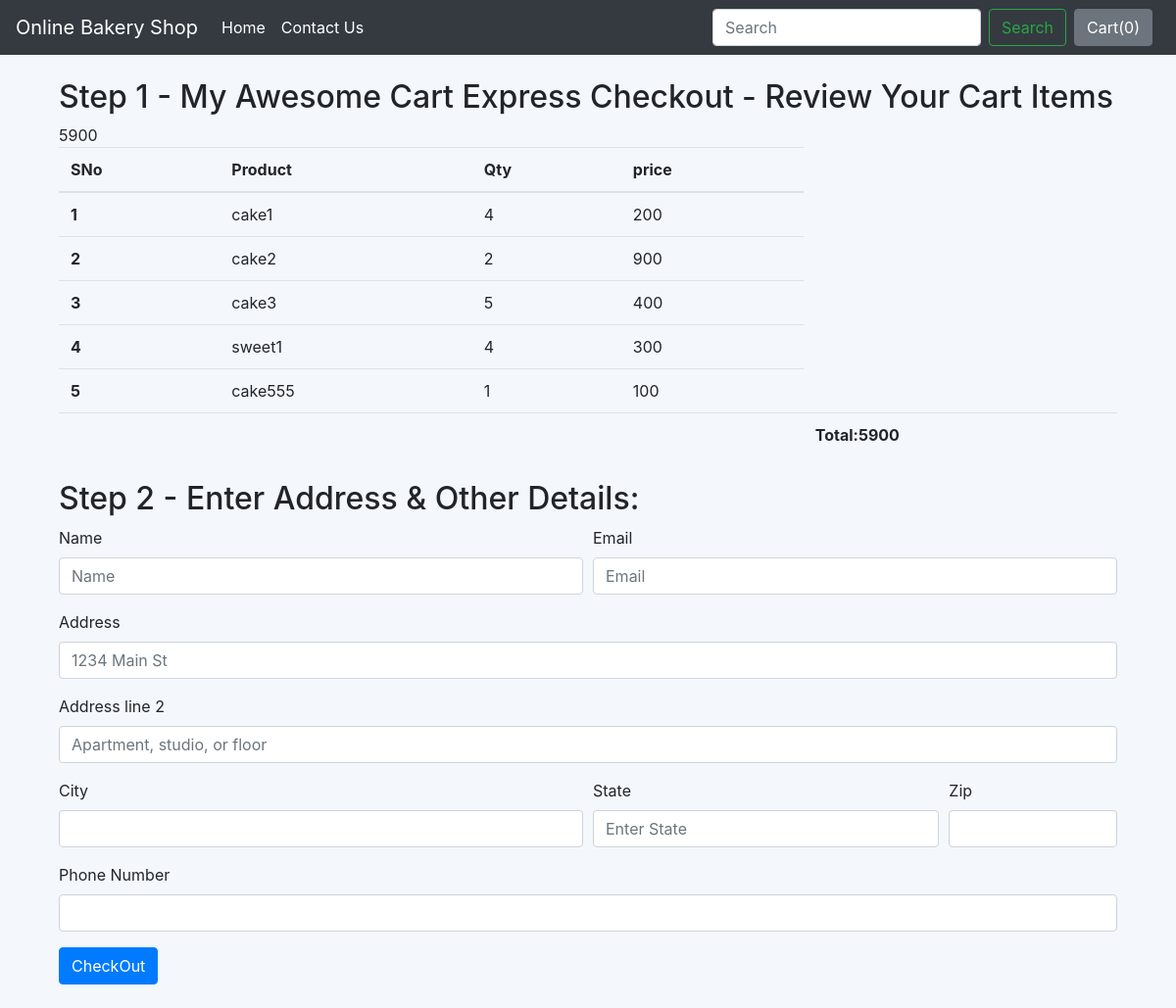
Page /shop/checkout/ on the committed database.
### shop/models.py (models this page shows, shortened)
class Product(models.Model):
    product_name = models.CharField(max_length=50)
    category = models.CharField(max_length=50, default="")
    subcategory = models.CharField(max_length=50, default="")
    price = models.IntegerField(default=0)
    desc = models.CharField(max_length=300,default="nothing is to describe")
    pub_date = models.DateField()
    image = models.ImageField(upload_to='shop/images', default="")
    cart=models.BooleanField(default=False)
    qty=models.IntegerField(default=0)
    total=models.IntegerField(default=1)

### shop/views.py (the view, shortened to what this page needs)
# urls.py: path("checkout/", views.checkout, name="Checkout"),
def checkout(request):
    qty=0
    item=''
    every=''
    data=Product.objects.filter(qty__gt=0)
    for d in data:
        qty=d.qty
        item=d.product_name
        every=every+item+'--'+str(qty)+','
    total=0
    for i in data:
        total+=i.total
    return render(request, 'shop/checkout.html',{'data':data,'total':total})

### shop/templates/shop/checkout.html (shortened to what this page needs)
{% extends 'shop/basic.html' %}
{% block body %}
<div class="container">
    <div class="col my-4">
        <h2>Step 1 - My Awesome Cart Express Checkout - Review Your Cart Items</h2>
        {% if thank %}
        <h1>Your order is palced successfully</h1>
        {% else %}
        <table class="table">
            <thead>
            <tr>
               <th scope="col">SNo</th>
              <th scope="col">Product</th>
              <th scope="col">Qty</th>
              <th scope="col">price</th>
            </tr>
           </thead>
           <tbody>
        {% if data %}
                {% for i in data %}
                <tr>
                <th scope="row">{{forloop.counter}}</th>
                <td>{{i.product_name}}</td>
                 <td>{{i.qty}}</td>
                 <td>{{i.price}}</td>
                </tr>
                {% endfor %}
        {% endif %}
        <th scope="col"></th>
              <th scope="col"></th>
              <th scope="col"></th>
              <th scope="col"></th>
        <th scope="col">Total:{{total}}</th>
        </tbody>
        </table>
        {% endif %}
    </div>
    <div class="col my-4">
        <h2>Step 2 - Enter Address & Other Details:</h2>
        <form method="post" action="/shop/checkout/">
            <div class="form-row">
                <div class="form-group col-md-6">
                    <label for="inputname">Name</label>
                    <input type="name" name="name" class="form-control" id="name" placeholder="Name">
                </div>
                <div class="form-group col-md-6">
                    <label for="inputEmail4">Email</label>
                    <input type="email" class="form-control" id="email" placeholder="Email" name="email">
                </div>
            </div>
            <div class="form-group">
                <label for="inputAddress">Address</label>
                <input type="text" name="address1" class="form-control" id="address1" placeholder="1234 Main St">
            </div>
            <div class="form-group">
                <label for="inputAddress2">Address line 2</label>
                <input type="text" name="address2" class="form-control" id="address2" placeholder="Apartment, studio, or floor">
            </div>
            <div class="form-row">
                <div class="form-group col-md-6">
                    <label for="inputCity">City</label>
                    <input type="text" class="form-control" id="city" name="city">
                </div>
                <div class="form-group col-md-4">
                    <label for="inputState">State</label>
                    <input type="text" class="form-control" id="state" placeholder="Enter State" name="state">
                </div>
                <div class="form-group col-md-2">
                    <label for="inputZip">Zip</label>
                    <input type="text" class="form-control" id="zip_code" name="zip_code">
                </div>
            </div>
            <div class="form-group">
                    <label for="inputZip">Phone Number</label>
                    <input type="tel" class="form-control" id="phone" name="phone">
                </div>
            <button type="submit" class="btn btn-primary">CheckOut</button>
        </form>
    </div>
</div>
{% endblock %}

### rows in the picture
Product: product_name "cake1", qty "4", price "200"
Product: product_name "cake2", qty "2", price "900"
Product: product_name "cake3", qty "5", price "400"
Product: product_name "sweet1", qty "4", price "300"
Product: product_name "cake555", qty "1", price "100"

### other values in the picture
{{ total }} "5900"
